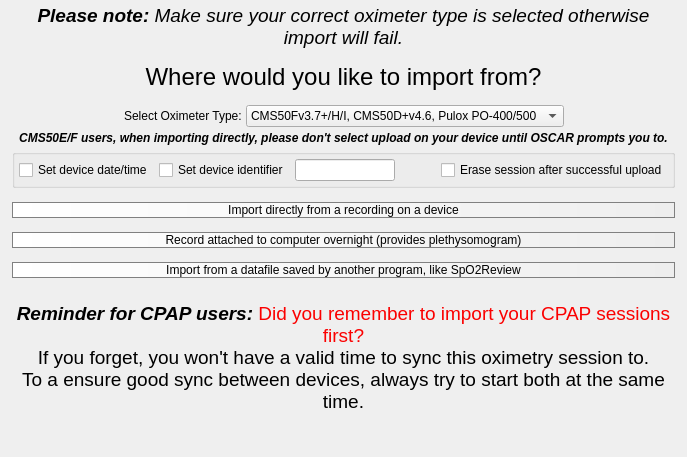
       <widget class="QWidget" name="importSelectionPage">
        <property name="styleSheet">
         <string notr="true">QPushButton {
background: qlineargradient( x1:0 y1:0, x2:1 y2:0, stop:0 white, stop:1 #eeeeee);
border: 1px solid gray; border-radius: 10px;
}

QPushButton:hover {
border: 2px solid #56789a; border-radius: 10px;
background: white;
}

QPushButton:pressed {
border: 2px solid #56789a; border-radius: 10px;
background: qlineargradient( x1:0 y1:0, x2:1 y2:0, stop:0 white, stop:1 #cccccc);
}</string>
        </property>
        <layout class="QVBoxLayout" name="verticalLayout_6">
         <property name="spacing">
          <number>4</number>
         </property>
         <property name="leftMargin">
          <number>12</number>
         </property>
         <property name="topMargin">
          <number>4</number>
         </property>
         <property name="rightMargin">
          <number>12</number>
         </property>
         <property name="bottomMargin">
          <number>4</number>
         </property>
         <item>
          <widget class="QLabel" name="label_3">
           <property name="sizePolicy">
            <sizepolicy hsizetype="Preferred" vsizetype="Minimum">
             <horstretch>0</horstretch>
             <verstretch>0</verstretch>
            </sizepolicy>
           </property>
           <property name="font">
            <font>
             <pointsize>14</pointsize>
            </font>
           </property>
           <property name="text">
            <string>&lt;html&gt;&lt;head/&gt;&lt;body&gt;&lt;p&gt;&lt;span style=&quot; font-weight:600; font-style:italic;&quot;&gt;Please note: &lt;/span&gt;&lt;span style=&quot; font-style:italic;&quot;&gt;Make sure your correct oximeter type is selected otherwise import will fail.&lt;/span&gt;&lt;/p&gt;&lt;/body&gt;&lt;/html&gt;</string>
           </property>
           <property name="alignment">
            <set>Qt::AlignHCenter|Qt::AlignTop</set>
           </property>
           <property name="wordWrap">
            <bool>true</bool>
           </property>
          </widget>
         </item>
         <item>
          <spacer name="verticalSpacer_10">
           <property name="orientation">
            <enum>Qt::Vertical</enum>
           </property>
           <property name="sizeType">
            <enum>QSizePolicy::Fixed</enum>
           </property>
           <property name="sizeHint" stdset="0">
            <size>
             <width>0</width>
             <height>10</height>
            </size>
           </property>
          </spacer>
         </item>
         <item>
          <widget class="QLabel" name="label">
           <property name="sizePolicy">
            <sizepolicy hsizetype="Preferred" vsizetype="Minimum">
             <horstretch>0</horstretch>
             <verstretch>0</verstretch>
            </sizepolicy>
           </property>
           <property name="font">
            <font>
             <pointsize>18</pointsize>
            </font>
           </property>
           <property name="frameShape">
            <enum>QFrame::NoFrame</enum>
           </property>
           <property name="text">
            <string>Where would you like to import from?</string>
           </property>
           <property name="alignment">
            <set>Qt::AlignCenter</set>
           </property>
          </widget>
         </item>
         <item>
          <spacer name="verticalSpacer_6">
           <property name="orientation">
            <enum>Qt::Vertical</enum>
           </property>
           <property name="sizeType">
            <enum>QSizePolicy::Fixed</enum>
           </property>
           <property name="sizeHint" stdset="0">
            <size>
             <width>20</width>
             <height>10</height>
            </size>
           </property>
          </spacer>
         </item>
         <item>
          <layout class="QHBoxLayout" name="horizontalLayout_4">
           <property name="topMargin">
            <number>0</number>
           </property>
           <item>
            <spacer name="horizontalSpacer_6">
             <property name="orientation">
              <enum>Qt::Horizontal</enum>
             </property>
             <property name="sizeHint" stdset="0">
              <size>
               <width>40</width>
               <height>20</height>
              </size>
             </property>
            </spacer>
           </item>
           <item>
            <widget class="QLabel" name="label_13">
             <property name="text">
              <string>Select Oximeter Type:</string>
             </property>
            </widget>
           </item>
           <item>
            <widget class="QComboBox" name="oximeterType">
             <property name="sizeAdjustPolicy">
              <enum>QComboBox::AdjustToContents</enum>
             </property>
             <item>
              <property name="text">
               <string>CMS50Fv3.7+/H/I, CMS50D+v4.6, Pulox PO-400/500</string>
              </property>
             </item>
             <item>
              <property name="text">
               <string>CMS50D+/E/F, Pulox PO-200/300</string>
              </property>
             </item>
             <item>
              <property name="text">
               <string>ChoiceMMed MD300W1</string>
              </property>
             </item>
            </widget>
           </item>
           <item>
            <spacer name="horizontalSpacer_5">
             <property name="orientation">
              <enum>Qt::Horizontal</enum>
             </property>
             <property name="sizeHint" stdset="0">
              <size>
               <width>40</width>
               <height>20</height>
              </size>
             </property>
            </spacer>
           </item>
          </layout>
         </item>
         <item>
          <widget class="QLabel" name="oldCMS50specific">
           <property name="sizePolicy">
            <sizepolicy hsizetype="Preferred" vsizetype="Minimum">
             <horstretch>0</horstretch>
             <verstretch>0</verstretch>
            </sizepolicy>
           </property>
           <property name="font">
            <font>
             <weight>75</weight>
             <italic>true</italic>
             <bold>true</bold>
            </font>
           </property>
           <property name="text">
            <string>CMS50E/F users, when importing directly, please don't select upload on your device until OSCAR prompts you to.</string>
           </property>
           <property name="alignment">
            <set>Qt::AlignCenter</set>
           </property>
          </widget>
         </item>
         <item>
          <widget class="QGroupBox" name="newCMS50settingsPanel">
           <property name="sizePolicy">
            <sizepolicy hsizetype="Preferred" vsizetype="Minimum">
             <horstretch>0</horstretch>
             <verstretch>0</verstretch>
            </sizepolicy>
           </property>
           <property name="mouseTracking">
            <bool>true</bool>
           </property>
           <property name="title">
            <string/>
           </property>
           <layout class="QHBoxLayout" name="horizontalLayout_6">
            <property name="leftMargin">
             <number>4</number>
            </property>
            <property name="topMargin">
             <number>4</number>
            </property>
            <property name="rightMargin">
             <number>4</number>
            </property>
            <property name="bottomMargin">
             <number>4</number>
            </property>
            <item>
             <widget class="QCheckBox" name="cms50SyncTime">
              <property name="toolTip">
               <string>&lt;html&gt;&lt;head/&gt;&lt;body&gt;&lt;p&gt;If enabled, OSCAR will automatically reset your CMS50's internal clock using your computers current time.&lt;/p&gt;&lt;/body&gt;&lt;/html&gt;</string>
              </property>
              <property name="text">
               <string>Set device date/time</string>
              </property>
             </widget>
            </item>
            <item>
             <widget class="QCheckBox" name="cms50CheckName">
              <property name="toolTip">
               <string>&lt;html&gt;&lt;head/&gt;&lt;body&gt;&lt;p&gt;Check to enable updating the device identifier next import, which is useful for those who have multiple oximeters lying around.&lt;/p&gt;&lt;/body&gt;&lt;/html&gt;</string>
              </property>
              <property name="text">
               <string>Set device identifier</string>
              </property>
             </widget>
            </item>
            <item>
             <widget class="QLineEdit" name="cms50DeviceName">
              <property name="sizePolicy">
               <sizepolicy hsizetype="Expanding" vsizetype="Minimum">
                <horstretch>0</horstretch>
                <verstretch>0</verstretch>
               </sizepolicy>
              </property>
              <property name="maximumSize">
               <size>
                <width>100</width>
                <height>16777215</height>
               </size>
              </property>
              <property name="toolTip">
               <string>&lt;html&gt;&lt;head/&gt;&lt;body&gt;&lt;p&gt;Here you can enter a 7 character name for this oximeter.&lt;/p&gt;&lt;/body&gt;&lt;/html&gt;</string>
              </property>
              <property name="inputMask">
               <string notr="true">nnnnnnn</string>
              </property>
              <property name="text">
               <string notr="true"/>
              </property>
              <property name="frame">
               <bool>true</bool>
              </property>
              <property name="cursorPosition">
               <number>0</number>
              </property>
              <property name="placeholderText">
               <string notr="true"/>
              </property>
              <property name="cursorMoveStyle">
               <enum>Qt::LogicalMoveStyle</enum>
              </property>
              <property name="clearButtonEnabled">
               <bool>false</bool>
              </property>
             </widget>
            </item>
            <item>
             <spacer name="horizontalSpacer_11">
              <property name="orientation">
               <enum>Qt::Horizontal</enum>
              </property>
              <property name="sizeHint" stdset="0">
               <size>
                <width>40</width>
                <height>20</height>
               </size>
              </property>
             </spacer>
            </item>
            <item>
             <widget class="QCheckBox" name="cms50EraseAfterwards">
              <property name="toolTip">
               <string>&lt;html&gt;&lt;head/&gt;&lt;body&gt;&lt;p&gt;This option will erase the imported session from your oximeter after import has completed. &lt;/p&gt;&lt;p&gt;Use with caution,  because if something goes wrong before OSCAR saves your session, you can't get it back.&lt;/p&gt;&lt;/body&gt;&lt;/html&gt;</string>
              </property>
              <property name="text">
               <string>Erase session after successful upload</string>
              </property>
             </widget>
            </item>
           </layout>
          </widget>
         </item>
         <item>
          <spacer name="verticalSpacer_8">
           <property name="orientation">
            <enum>Qt::Vertical</enum>
           </property>
           <property name="sizeType">
            <enum>QSizePolicy::Fixed</enum>
           </property>
           <property name="sizeHint" stdset="0">
            <size>
             <width>20</width>
             <height>10</height>
            </size>
           </property>
          </spacer>
         </item>
         <item>
          <widget class="QPushButton" name="directImportButton">
           <property name="toolTip">
            <string>&lt;html&gt;&lt;head/&gt;&lt;body&gt;&lt;p&gt;This option allows you to import (via cable) from your oximeters internal recordings.&lt;/p&gt;&lt;p&gt;After selecting on this option, old Contec oximeters will require you to use the device's menu to initiate the upload.&lt;/p&gt;&lt;/body&gt;&lt;/html&gt;</string>
           </property>
           <property name="styleSheet">
            <string notr="true"/>
           </property>
           <property name="text">
            <string>Import directly from a recording on a device</string>
           </property>
           <property name="icon">
            <iconset resource="Resources.qrc">
             <normaloff>:/icons/oximeter.png</normaloff>:/icons/oximeter.png</iconset>
           </property>
           <property name="iconSize">
            <size>
             <width>64</width>
             <height>64</height>
            </size>
           </property>
           <property name="autoDefault">
            <bool>false</bool>
           </property>
          </widget>
         </item>
         <item>
          <spacer name="verticalSpacer_2">
           <property name="orientation">
            <enum>Qt::Vertical</enum>
           </property>
           <property name="sizeType">
            <enum>QSizePolicy::Fixed</enum>
           </property>
           <property name="sizeHint" stdset="0">
            <size>
             <width>20</width>
             <height>10</height>
            </size>
           </property>
          </spacer>
         </item>
         <item>
          <widget class="QPushButton" name="liveImportButton">
           <property name="toolTip">
            <string>&lt;html&gt;&lt;head/&gt;&lt;body&gt;&lt;p&gt;If you don't mind a being attached to a running computer overnight, this option provide a useful plethysomogram graph, which gives an indication of heart rhythm, on top of the normal oximetry readings.&lt;/p&gt;&lt;/body&gt;&lt;/html&gt;</string>
           </property>
           <property name="styleSheet">
            <string notr="true"/>
           </property>
           <property name="text">
            <string>Record attached to computer overnight (provides plethysomogram)</string>
           </property>
           <property name="icon">
            <iconset resource="Resources.qrc">
             <normaloff>:/icons/cms50f.png</normaloff>:/icons/cms50f.png</iconset>
           </property>
           <property name="iconSize">
            <size>
             <width>64</width>
             <height>64</height>
            </size>
           </property>
          </widget>
         </item>
         <item>
          <spacer name="verticalSpacer_5">
           <property name="orientation">
            <enum>Qt::Vertical</enum>
           </property>
           <property name="sizeType">
            <enum>QSizePolicy::Fixed</enum>
           </property>
           <property name="sizeHint" stdset="0">
            <size>
             <width>20</width>
             <height>10</height>
            </size>
           </property>
          </spacer>
         </item>
         <item>
          <widget class="QPushButton" name="fileImportButton">
           <property name="toolTip">
            <string>&lt;html&gt;&lt;head/&gt;&lt;body&gt;&lt;p&gt;This option allows you to import from data files created by software that came with your Pulse Oximeter, such as SpO2Review.&lt;/p&gt;&lt;/body&gt;&lt;/html&gt;</string>
           </property>
           <property name="styleSheet">
            <string notr="true"/>
           </property>
           <property name="text">
            <string>Import from a datafile saved by another program, like SpO2Review</string>
           </property>
           <property name="icon">
            <iconset resource="Resources.qrc">
             <normaloff>:/icons/save.png</normaloff>:/icons/save.png</iconset>
           </property>
           <property name="iconSize">
            <size>
             <width>64</width>
             <height>64</height>
            </size>
           </property>
           <property name="autoDefault">
            <bool>false</bool>
           </property>
           <property name="flat">
            <bool>false</bool>
           </property>
          </widget>
         </item>
         <item>
          <spacer name="verticalSpacer_9">
           <property name="orientation">
            <enum>Qt::Vertical</enum>
           </property>
           <property name="sizeType">
            <enum>QSizePolicy::Expanding</enum>
           </property>
           <property name="sizeHint" stdset="0">
            <size>
             <width>20</width>
             <height>20</height>
            </size>
           </property>
          </spacer>
         </item>
         <item>
          <widget class="QLabel" name="label_6">
           <property name="font">
            <font>
             <pointsize>14</pointsize>
            </font>
           </property>
           <property name="text">
            <string>&lt;html&gt;&lt;head/&gt;&lt;body&gt;&lt;p&gt;&lt;span style=&quot; font-weight:600; font-style:italic;&quot;&gt;Reminder for CPAP users: &lt;/span&gt;&lt;span style=&quot; color:#fb0000;&quot;&gt;Did you remember to import your CPAP sessions first?&lt;br/&gt;&lt;/span&gt;If you forget, you won't have a valid time to sync this oximetry session to.&lt;br/&gt;To a ensure good sync between devices, always try to start both at the same time.&lt;/p&gt;&lt;/body&gt;&lt;/html&gt;</string>
           </property>
           <property name="alignment">
            <set>Qt::AlignHCenter|Qt::AlignTop</set>
           </property>
           <property name="wordWrap">
            <bool>true</bool>
           </property>
          </widget>
         </item>
         <item>
          <spacer name="verticalSpacer_4">
           <property name="orientation">
            <enum>Qt::Vertical</enum>
           </property>
           <property name="sizeHint" stdset="0">
            <size>
             <width>20</width>
             <height>40</height>
            </size>
           </property>
          </spacer>
         </item>
        </layout>
       </widget>
